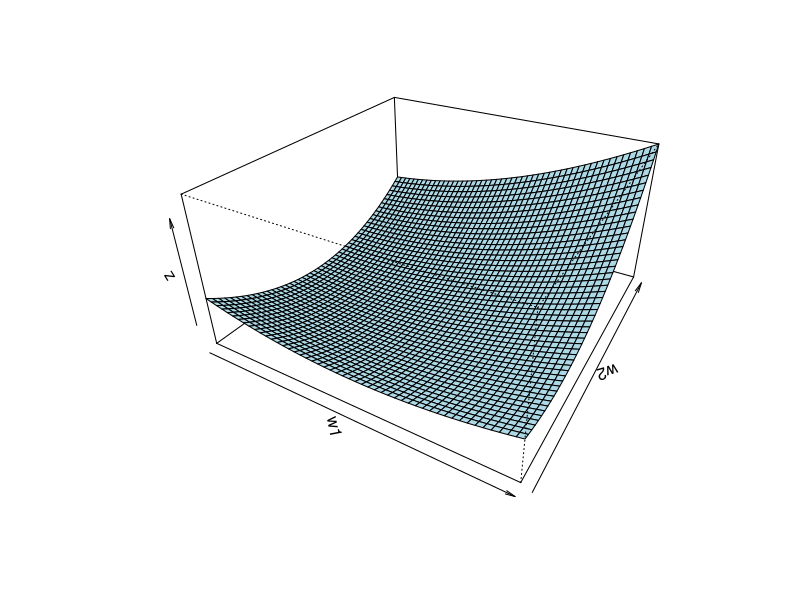

Source code (R):
w1 = seq(0,0.5,length=50)
w2 = w1

#Punto 1 (3; 2; 1)
#Punto 2 (1; 4; 1)
#Punto 3 (-1; 1; 0)
#Punto 4 (-1; -1; 0)
#Punto 5 (2; -1; 0)

#Definimos la función (en este caso cuadrática) que dibujaremos
f1 = function(w1,w2) 
  {
  
  (1 - (2*w1 + w2*3))^2+ 
    (1 -(w1 + w2*4))^2 + 
    (0 - ((-1)*w1 + w2))^2 +
    (0 - ((-1)*w1 + (-1)*w2))^2 + 
    (0 - (2*w1 + (-1)*w2))^2
  
  }   
 
z = outer(w1,w2,f1)                             

persp(w1,w2,z, theta = 30, phi = 30, expand = 0.5, col = "lightblue")  


#Optimización, buscar el peso mínimo en estos casos

fopt1 <- function(x) 
{
  
  w1 <- x[1]
  w2 <- x[2]
  
  (1 - (2*w1 + w2*3))^2+ 
    (1 -(w1 + w2*4))^2 + 
    (0 - ((-1)*w1 + w2))^2 +
    (0 - ((-1)*w1 + (-1)*w2))^2 + 
    (0 - (2*w1 + (-1)*w2))^2
  
}

optim(c(0,0), fopt1)


#Ejercicio: Introducir un t?rmino independiente


fopt1 <- function(x) 

{
  
  w1 <- x[1]
  w2 <- x[2]
  w0 <- x[3]
  
  (1 - (2*w1 + w2*3 + w0))^2+ 
    (1 -(w1 + w2*4 + w0))^2 + 
    (0 - ((-1)*w1 + w2 + w0))^2 +
    (0 - ((-1)*w1 + (-1)*w2 + w0))^2 + 
    (0 - (2*w1 + (-1)*w2 + w0))^2
  
}

optim(c(0,0,0), fopt1)


